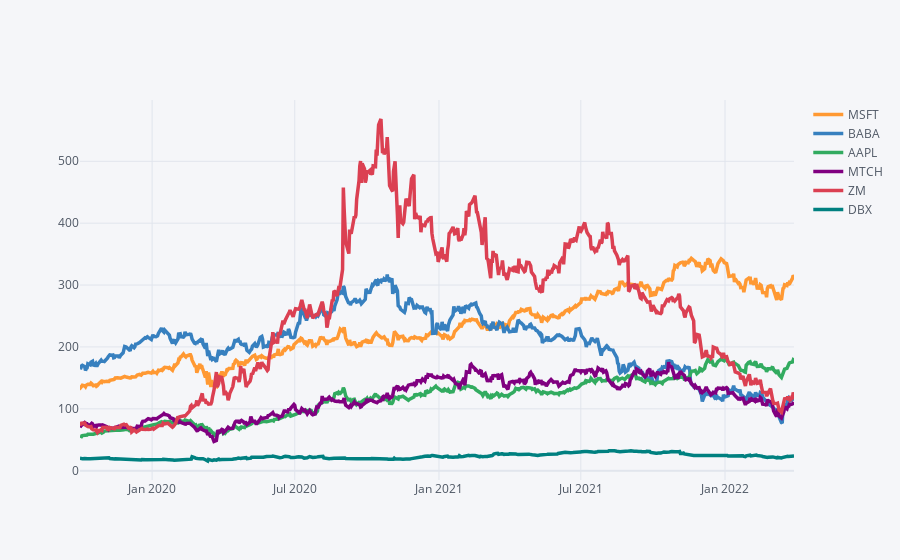

The notebook cell saved with this chart:
### Markdown cell above
From the above collection, let's choose 5 stocks that have suffered significant effects. I am picking the following - MSFT, BABA, AAPL, MTCH and ZM. Interesting is the irregularity of ZM stocks (that provides a video conferencing service) which shot up to being a necessary tool for all kinds of Work from Home requirements.

### Code cell
selected_tickers = ['MSFT', 'BABA', 'AAPL', 'MTCH','ZM', 'DBX']
selected_tech_stocks = pd.concat([df_map['MSFT'],df_map['BABA'],df_map['AAPL'],df_map['MTCH'],df_map['ZM'],df_map['DBX']],axis=1,keys=selected_tickers)
selected_tech_stocks.columns.names = ['Stock Ticker','Stock Info']
selected_tech_stocks.xs(key='Close',axis=1,level='Stock Info').loc['2019-10-01':current_date_str].iplot(width=3.5)
#plt.legend(bbox_to_anchor=(1.05, 1), loc='upper left', borderaxespad=0.)
#plt.tight_layout()

### Figure 1 — Plotly figure (JSON) as saved in the notebook; plotly's stock layout.template omitted (floating-point values rounded to 4 significant figures; data arrays with more than 128 entries replaced by an {"elided": "..."} marker saying what was removed)
{"data": [{"line": {"color": "rgba(255, 153, 51, 1.0)", "dash": "solid", "shape": "linear", "width": 3.5}, "mode": "lines", "name": "MSFT", "text": "", "type": "scatter", "x": {"elided": "630 str values"}, "y": {"elided": "630 float values"}}, {"line": {"color": "rgba(55, 128, 191, 1.0)", "dash": "solid", "shape": "linear", "width": 3.5}, "mode": "lines", "name": "BABA", "text": "", "type": "scatter", "x": {"elided": "630 str values"}, "y": {"elided": "630 float values"}}, {"line": {"color": "rgba(50, 171, 96, 1.0)", "dash": "solid", "shape": "linear", "width": 3.5}, "mode": "lines", "name": "AAPL", "text": "", "type": "scatter", "x": {"elided": "630 str values"}, "y": {"elided": "630 float values"}}, {"line": {"color": "rgba(128, 0, 128, 1.0)", "dash": "solid", "shape": "linear", "width": 3.5}, "mode": "lines", "name": "MTCH", "text": "", "type": "scatter", "x": {"elided": "630 str values"}, "y": {"elided": "630 float values"}}, {"line": {"color": "rgba(219, 64, 82, 1.0)", "dash": "solid", "shape": "linear", "width": 3.5}, "mode": "lines", "name": "ZM", "text": "", "type": "scatter", "x": {"elided": "630 str values"}, "y": {"elided": "630 float values"}}, {"line": {"color": "rgba(0, 128, 128, 1.0)", "dash": "solid", "shape": "linear", "width": 3.5}, "mode": "lines", "name": "DBX", "text": "", "type": "scatter", "x": {"elided": "630 str values"}, "y": {"elided": "630 float values"}}], "layout": {"legend": {"bgcolor": "#F5F6F9", "font": {"color": "#4D5663"}}, "paper_bgcolor": "#F5F6F9", "plot_bgcolor": "#F5F6F9", "title": {"font": {"color": "#4D5663"}}, "xaxis": {"gridcolor": "#E1E5ED", "showgrid": true, "tickfont": {"color": "#4D5663"}, "title": {"font": {"color": "#4D5663"}, "text": ""}, "zerolinecolor": "#E1E5ED"}, "yaxis": {"gridcolor": "#E1E5ED", "showgrid": true, "tickfont": {"color": "#4D5663"}, "title": {"font": {"color": "#4D5663"}, "text": ""}, "zerolinecolor": "#E1E5ED"}}}
